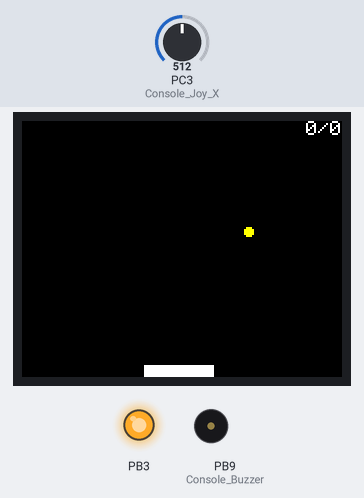
The program below on a simulated STM32 Black Pill. On the bench: 160×128 colour display, output pins drawn as LEDs (lit = HIGH), buzzer (waves = sounding). The inputs (shaded band) are chosen by the test bench; at power-on: PC3 (Console_Joy_X) = 512.

Above: at 7.1 s.
7.2 s: PC3 (Console_Joy_X) set to 645
At 9.15 s:
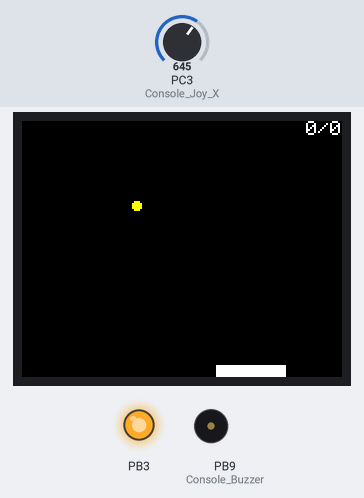
10.1 s: PC3 (Console_Joy_X) set to 678
At 11.67 s:
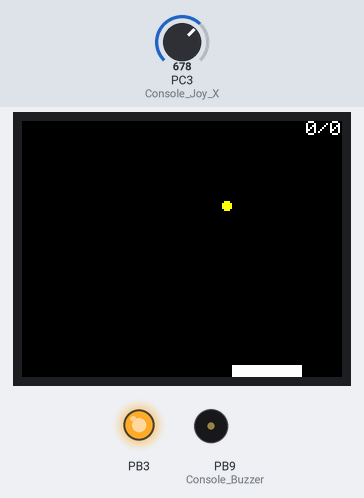
11.7 s: PC3 (Console_Joy_X) set to 716
At 12.0 s:
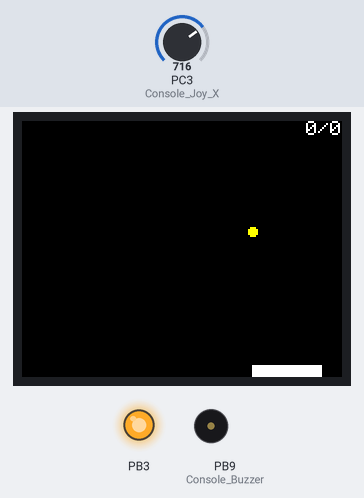
Timing chart, 0 to 14.7 s (numbered marks = the images above; inputs shaded):
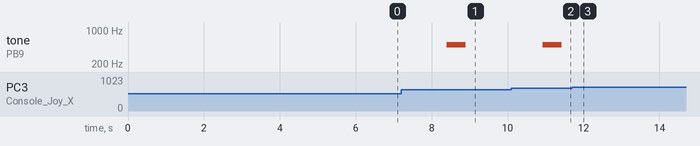

The program:

main.cpp
```cpp
#include <TFT_eSPI.h>
#include <SPI.h>
#include "console.h"

TFT_eSPI tft = TFT_eSPI();
TFT_eSprite frame_buffer = TFT_eSprite(&tft);

// velikost displeje
int16_t h = 128;
int16_t w = 160;

int16_t pad_width = 35;
int16_t pad_height = 6;
int pad_x = w/2;

int16_t ball_r = 2;
float ball_x = w/2-ball_r;
float ball_y = 20.0;
float ball_dx = 2.5;
float ball_dy = 2.5;

int skore = 0;
int highscore = 0;

// Takto se řekne kompilátoru, že tyto příkazy existují, dole jsou pak nadefinovány
void paddle();
void ball();

void setup(void) {
  // podsvícení
  pinMode(PB3, OUTPUT);
  digitalWrite(PB3, HIGH);

  tft.init();
  tft.setRotation(3);
  tft.fillScreen(TFT_BLACK);

  frame_buffer.createSprite(w, h);
  frame_buffer.setTextColor(TFT_WHITE, TFT_BLACK);
  frame_buffer.setTextDatum(MC_DATUM); // "datum" = kde je nulový bod textu; 'MC_DATUM' = middle center

  // titulní obrazovka, na přibližně dvě sekundy
  for (int i = 0; i <= 60; i++){ // toto se stane 60x. Viz Arduino Reference
    frame_buffer.fillRect(0,0,160,128,TFT_BLACK);
    frame_buffer.drawString("Pong", w/2, h/2);
    paddle();
    frame_buffer.fillCircle(int(ball_x), int(ball_y), ball_r, TFT_YELLOW);
    frame_buffer.pushSprite(0,0);
    delay(33);
  }
}

void loop() {
  frame_buffer.fillRect(0,0,160,128,TFT_BLACK);
  paddle();
  ball();
  frame_buffer.setTextDatum(TR_DATUM);
  frame_buffer.drawString(String(skore) + "/" + String(highscore), 160, 0);
  frame_buffer.pushSprite(0,0);

  // delay(33);
  // delay není potřeba - ono to běží svou rychlostí, pushSprite trvá relativně dlouho
}

void paddle() {
  pad_x = analogRead(Console_Joy_X);
  pad_x = map(pad_x, 280, 750, 0, w-pad_width);
  frame_buffer.fillRect(pad_x, h-pad_height, pad_width, pad_height, TFT_WHITE);
}

void ball() {
  ball_x += ball_dx;
  ball_y += ball_dy;

  if(ball_x > w - ball_r || ball_x < ball_r){
    ball_dx *= -1;
    ball_x += ball_dx;
  }
  if(ball_y<ball_r){
    ball_dy *= -1;
    ball_y += ball_dy;
  }

  if(ball_y > h - ball_r - pad_height){
    if(ball_x >= pad_x - 1 && ball_x <= pad_x + pad_width + 1){
      ball_dy *= -1;
      ball_y += ball_dy;
      skore += 1;
      if (skore > highscore){
        highscore = skore;
      }
    } else {
      tone(Console_Buzzer, 500, 500);
      skore = 0;
      ball_x = w/2;
      ball_y = 20;
    }
  }
  frame_buffer.fillCircle(int(ball_x), int(ball_y), ball_r, TFT_YELLOW);
}
```

console.h
```cpp
#define Console_LED           PB0

#define Console_Buzzer        PB9

#define Console_BTN_RShoulder PB15
#define Console_BTN_LShoulder PC0
#define Console_BTN_Left      PC9
#define Console_BTN_Right     PC8
#define Console_BTN_Up        PC7
#define Console_BTN_Down      PC6

#define Console_Joy_BTN       PC1
#define Console_Joy_X         PC3
#define Console_Joy_Y         PC2

#define Console_TFT_BLK       PB3
#define Console_TFT_MISO      PC11
#define Console_TFT_MOSI      PC12
#define Console_TFT_SCK       PB12
#define Console_TFT_CS        PC10
#define Console_TFT_RST       PB5
#define Console_TFT_DC        PB4
```
